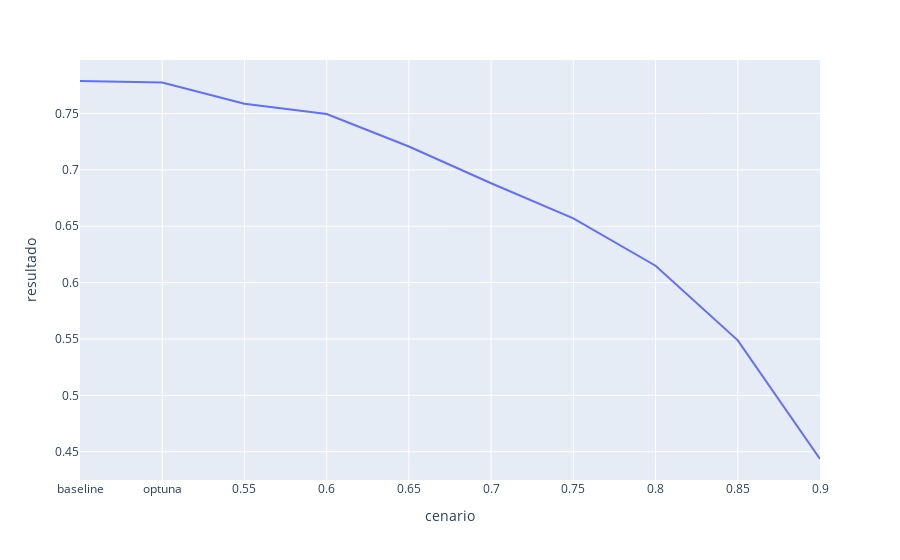

Notebook source saved alongside this figure:
### Code cell
# Apresentar resultados dos F1 Scores
px.line(df_resultados_thresholds,x='cenario',y='resultado')

### Figure 1 — Plotly figure (JSON) as saved in the notebook; plotly's stock layout.template omitted (floating-point values rounded to 4 significant figures)
{"data": [{"hovertemplate": "cenario=%{x}<br>resultado=%{y}<extra></extra>", "legendgroup": "", "line": {"color": "#636efa", "dash": "solid"}, "marker": {"symbol": "circle"}, "mode": "lines", "name": "", "orientation": "v", "showlegend": false, "type": "scatter", "x": ["baseline", "optuna", "0.55", "0.6", "0.65", "0.7", "0.75", "0.8", "0.85", "0.9"], "xaxis": "x", "y": [0.7788, 0.7775, 0.7586, 0.7496, 0.7207, 0.6881, 0.6569, 0.6149, 0.5488, 0.4435], "yaxis": "y"}], "layout": {"legend": {"tracegroupgap": 0}, "margin": {"t": 60}, "xaxis": {"anchor": "y", "domain": [0, 1], "title": {"text": "cenario"}}, "yaxis": {"anchor": "x", "domain": [0, 1], "title": {"text": "resultado"}}}}
